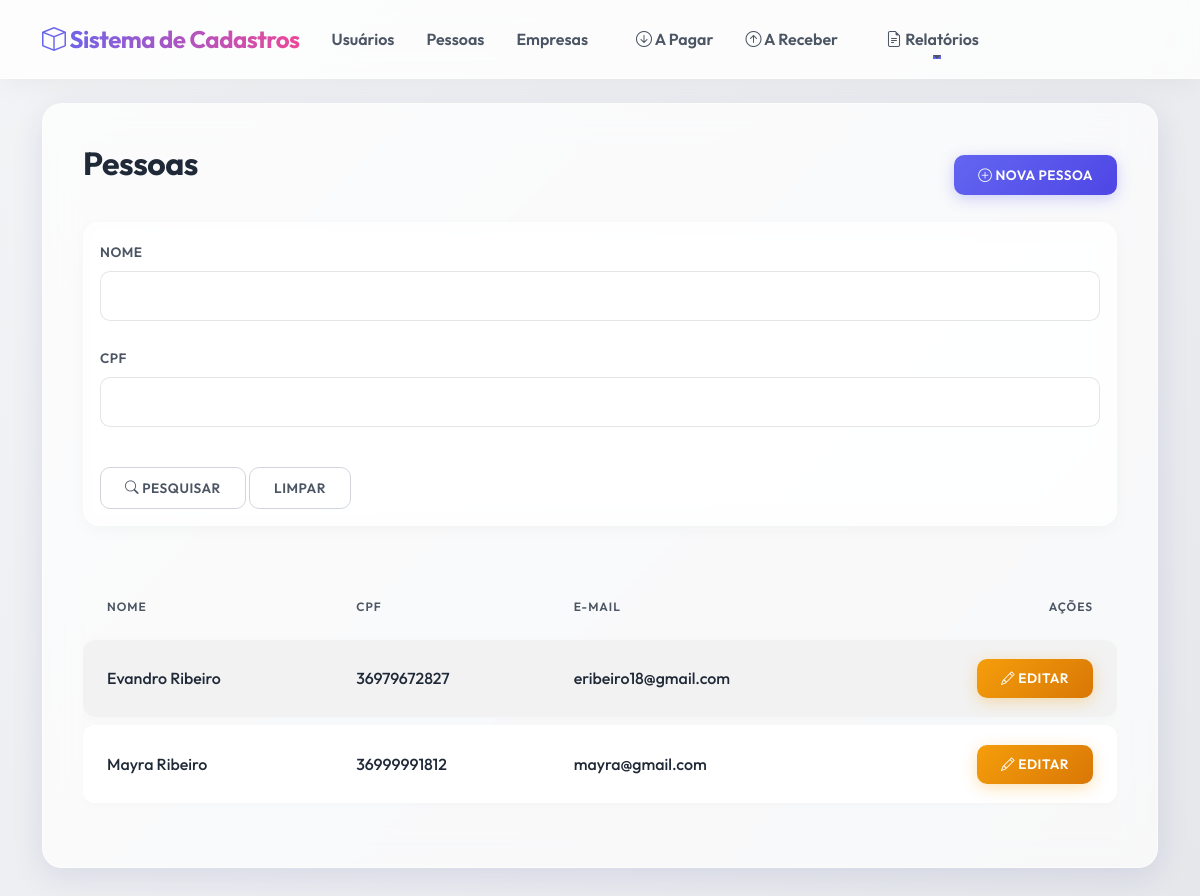
Screenshot of /cadastros/pessoas/ with the database file from the repository.
### cadastros/models.py (models this page shows, shortened)
class Pessoa(models.Model):
    nome = models.CharField('Nome', max_length=100)
    cpf = models.CharField('CPF', max_length=14, unique=True)
    email = models.EmailField('E-mail', blank=True, null=True)
    data_criacao = models.DateTimeField(auto_now_add=True)
    data_atualizacao = models.DateTimeField(auto_now=True)
    class Meta:
        verbose_name = 'Pessoa'
        verbose_name_plural = 'Pessoas'
        ordering = ['nome']

### cadastros/views.py (the view)
# urls.py: path('pessoas/', views.PessoaListView.as_view(), name='pessoa_list'),
class PessoaListView(FilterView):
    model = Pessoa
    template_name = 'cadastros/pessoa_list.html'
    filterset_class = PessoaFilter
    paginate_by = 10

### cadastros/templates/cadastros/pessoa_list.html (shortened to what this page needs)
{% extends 'cadastros/base.html' %}
{% load crispy_forms_tags %}
{% block content %}
<div class="row mb-3">
    <div class="col-md-12 d-flex justify-content-between align-items-center">
        <h2>Pessoas</h2>
        <a href="{% url 'pessoa_create' %}" class="btn btn-primary"><i class="bi bi-plus-circle"></i> Nova Pessoa</a>
    </div>
</div>
<div class="card mb-4">
    <div class="card-body bg-light">
        <form method="get" class="row gx-3 gy-2 align-items-center">
            {{ filter.form|crispy }}
            <div class="col-auto">
                <button type="submit" class="btn btn-secondary mt-3"><i class="bi bi-search"></i> Pesquisar</button>
                <a href="{% url 'pessoa_list' %}" class="btn btn-outline-secondary mt-3">Limpar</a>
            </div>
        </form>
    </div>
</div>
<div class="table-responsive">
    <table class="table table-striped table-hover">
        <thead class="table-dark">
            <tr>
                <th>Nome</th>
                <th>CPF</th>
                <th>E-mail</th>
                <th class="text-end">Ações</th>
            </tr>
        </thead>
        <tbody>
            {% for pessoa in object_list %}
            <tr>
                <td>{{ pessoa.nome }}</td>
                <td>{{ pessoa.cpf }}</td>
                <td>{{ pessoa.email|default:"-" }}</td>
                <td class="text-end">
                    <a href="{% url 'pessoa_update' pessoa.pk %}" class="btn btn-sm btn-warning" title="Editar">
                        <i class="bi bi-pencil"></i> Editar
                    </a>
                </td>
            </tr>
            {% empty %}
            <tr>
                <td colspan="4" class="text-center">Nenhum registro encontrado.</td>
            </tr>
            {% endfor %}
        </tbody>
    </table>
</div>
{% endblock %}

### cadastros/templates/cadastros/base.html (style rules this page uses)
:root { --primary-accent: #6366f1; --primary-hover: #4f46e5; --secondary-accent: #ec4899; --bg-gradient: linear-gradient(135deg, #f3f4f6 0%, #e5e7eb 100%); --glass-bg: rgba(255, 255, 255, 0.7); --glass-border: rgba(255, 255, 255, 0.5); --glass-shadow: 0 8px 32px rgba(31, 38, 135, 0.1); --text-main: #1f2937; --text-light: #4b5563; }
body { font-family: 'Outfit', sans-serif; background: var(--bg-gradient); background-attachment: fixed; color: var(--text-main); min-height: 100vh; }
h1, h2, h3 { font-weight: 700; color: var(--text-main); letter-spacing: -0.5px; }
h2 { font-size: 2rem; margin-bottom: 1.5rem; }
.card { background: rgba(255, 255, 255, 0.5) !important; border: 1px solid rgba(255, 255, 255, 0.6) !important; border-radius: 16px; box-shadow: 0 4px 15px rgba(0,0,0,0.03); backdrop-filter: blur(10px); }
.card-body.bg-light { background-color: transparent !important; }
.btn { font-weight: 600; border-radius: 10px; padding: 0.6rem 1.5rem; text-transform: uppercase; font-size: 0.85rem; letter-spacing: 0.5px; transition: all 0.3s cubic-bezier(0.4, 0, 0.2, 1); border: none; }
.btn-primary { background: linear-gradient(135deg, var(--primary-accent), var(--primary-hover)); color: white; box-shadow: 0 4px 15px rgba(99, 102, 241, 0.3); }
.btn-secondary, .btn-outline-secondary { background: rgba(255, 255, 255, 0.8); color: var(--text-light); border: 1px solid #d1d5db; }
.btn-warning { background: linear-gradient(135deg, #f59e0b, #d97706); color: white; box-shadow: 0 4px 15px rgba(245, 158, 11, 0.3); }
.table { background: transparent; margin-top: 1.5rem; border-collapse: separate; border-spacing: 0 8px; }
.table-dark { background-color: transparent !important; --bs-table-bg: transparent; --bs-table-color: var(--text-light); }
.table thead th { background: transparent; color: var(--text-light) !important; font-weight: 600; text-transform: uppercase; font-size: 0.75rem; letter-spacing: 1px; border: none; padding: 1rem 1.5rem; }
.table tbody tr { background: rgba(255, 255, 255, 0.6); border-radius: 12px; box-shadow: 0 2px 10px rgba(0,0,0,0.02); transition: all 0.2s ease; }
.table tbody td { border: none; padding: 1.2rem 1.5rem; vertical-align: middle; color: var(--text-main); font-weight: 500; }
.table tbody td:first-child { border-top-left-radius: 12px; border-bottom-left-radius: 12px; }
.table tbody td:last-child { border-top-right-radius: 12px; border-bottom-right-radius: 12px; }
.form-control, .form-select { background: rgba(255, 255, 255, 0.7); border: 1px solid rgba(0, 0, 0, 0.1); border-radius: 10px; padding: 0.8rem 1.2rem; font-size: 0.95rem; color: var(--text-main); transition: all 0.3s ease; }
.form-label { font-weight: 600; color: var(--text-light); font-size: 0.85rem; text-transform: uppercase; letter-spacing: 0.5px; margin-bottom: 0.5rem; }

### rows the page displays
Pessoa: nome "Evandro Ribeiro", cpf "36979672827", email "eribeiro18@gmail.com"
Pessoa: nome "Mayra Ribeiro", cpf "36999991812", email "mayra@gmail.com"
